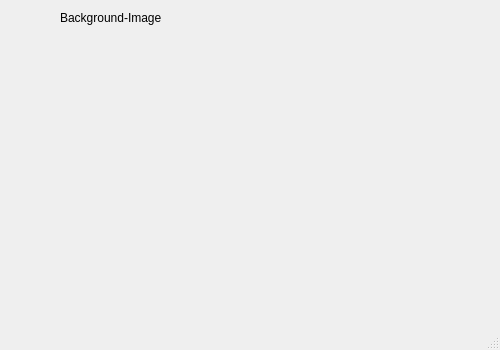
<?xml version="1.0" encoding="UTF-8"?>
<ui version="4.0">
 <class>MainWindow</class>
 <widget class="QMainWindow" name="MainWindow">
  <property name="geometry">
   <rect>
    <x>0</x>
    <y>0</y>
    <width>500</width>
    <height>350</height>
   </rect>
  </property>
  <property name="windowTitle">
   <string>MainWindow</string>
  </property>
  <widget class="QWidget" name="centralwidget">
   <widget class="QLabel" name="label">
    <property name="geometry">
     <rect>
      <x>70</x>
      <y>40</y>
      <width>361</width>
      <height>221</height>
     </rect>
    </property>
    <property name="styleSheet">
     <string notr="true">background-image: url(:/Ejercicios/ImagenGatoEuropeo.png);</string>
    </property>
    <property name="text">
     <string/>
    </property>
   </widget>
   <widget class="QLabel" name="label_2">
    <property name="geometry">
     <rect>
      <x>60</x>
      <y>10</y>
      <width>121</width>
      <height>16</height>
     </rect>
    </property>
    <property name="text">
     <string>Background-Image</string>
    </property>
   </widget>
  </widget>
  <widget class="QMenuBar" name="menubar">
   <property name="geometry">
    <rect>
     <x>0</x>
     <y>0</y>
     <width>500</width>
     <height>24</height>
    </rect>
   </property>
  </widget>
  <widget class="QStatusBar" name="statusbar"/>
 </widget>
 <resources>
  <include location="../Archivos/Recursos.qrc"/>
 </resources>
 <connections/>
</ui>
